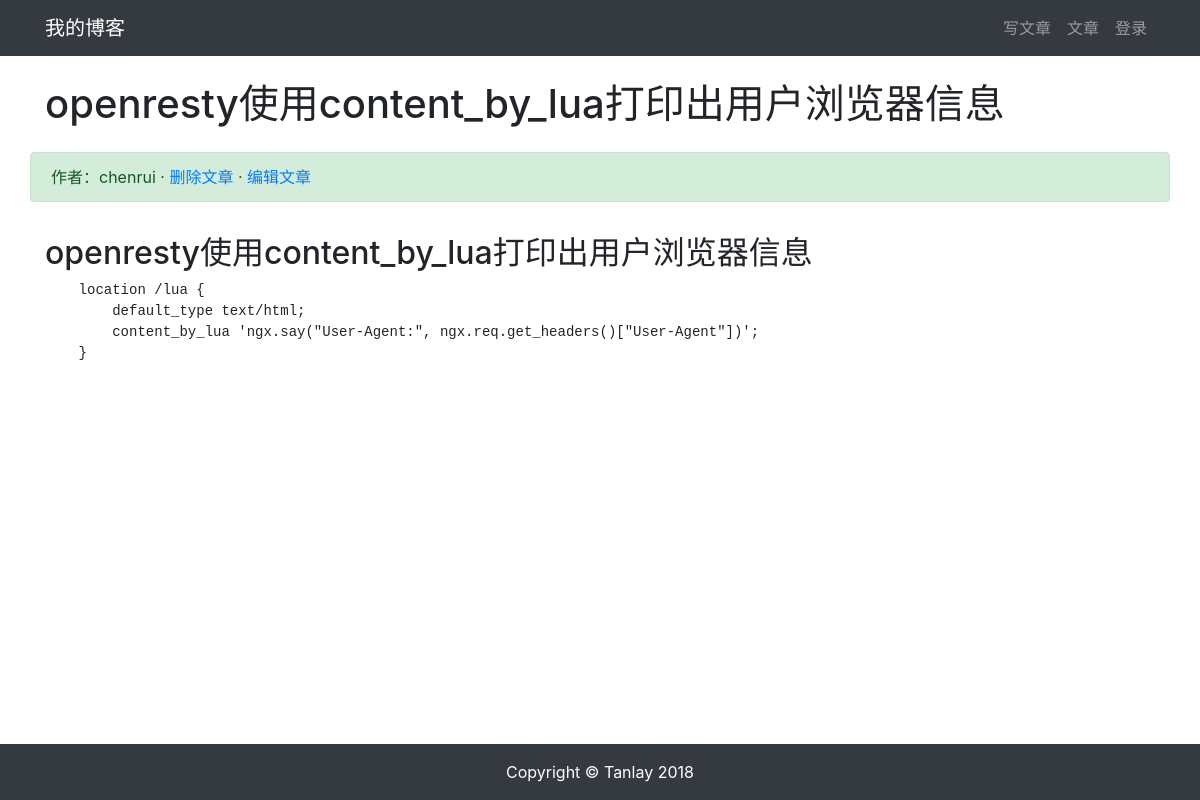
The app's page /article/article-detail/5/ with its own data.
### article/models.py (models this page shows, shortened)
class ArticlePost(models.Model):
	author = models.ForeignKey(User, on_delete=models.CASCADE)
	title = models.CharField(max_length=200)
	body = models.TextField()
	created = models.DateTimeField(default=timezone.now)
	updated = models.DateTimeField(auto_now_add=True)
	class Meta:
		ordering = ('-created',)

### article/views.py (the view)
# urls.py: path('article-detail/<int:id>/', views.article_detail, name='article_detail'),
def article_detail(request, id):
   article = ArticlePost.objects.get(id=id)
   article.body = markdown.markdown(article.body,
      extensions=[
         'markdown.extensions.extra',
         'markdown.extensions.codehilite',
      ])
   context = {'article': article}
   return render(request, 'article/detail.html', context)

### templates/article/detail.html (shortened to what this page needs)
{% extends "base.html" %}
{% load staticfiles %}
{% block content %}
<div class="container">
    <div class="row">
        <h1 class="col-12 mt-4 mb-4">{{ article.title }}</h1>
        <div class="col-12 alert alert-success">作者：{{ article.author }}
            · <a href="#" onclick="confirm_safe_delete()">删除文章</a>
            · <a href="{% url "article:article_update" article.id %}">编辑文章</a>
        </div>
        <div class="col-12">
            <p>{{ article.body | safe }}</p>
        </div>
    </div>
</div>
{% endblock content %}

### records on screen
ArticlePost: title "openresty使用content_by_lua打印出用户浏览器信息", author "chenrui", body "openresty使用content_by_lua打印出用户浏览器信息 location / lua { default_type text / html ; content_by_lua 'ngx.say(\"User-Agent:\", ngx.req.get_headers()[\"User-Agent\"])' ; }"
